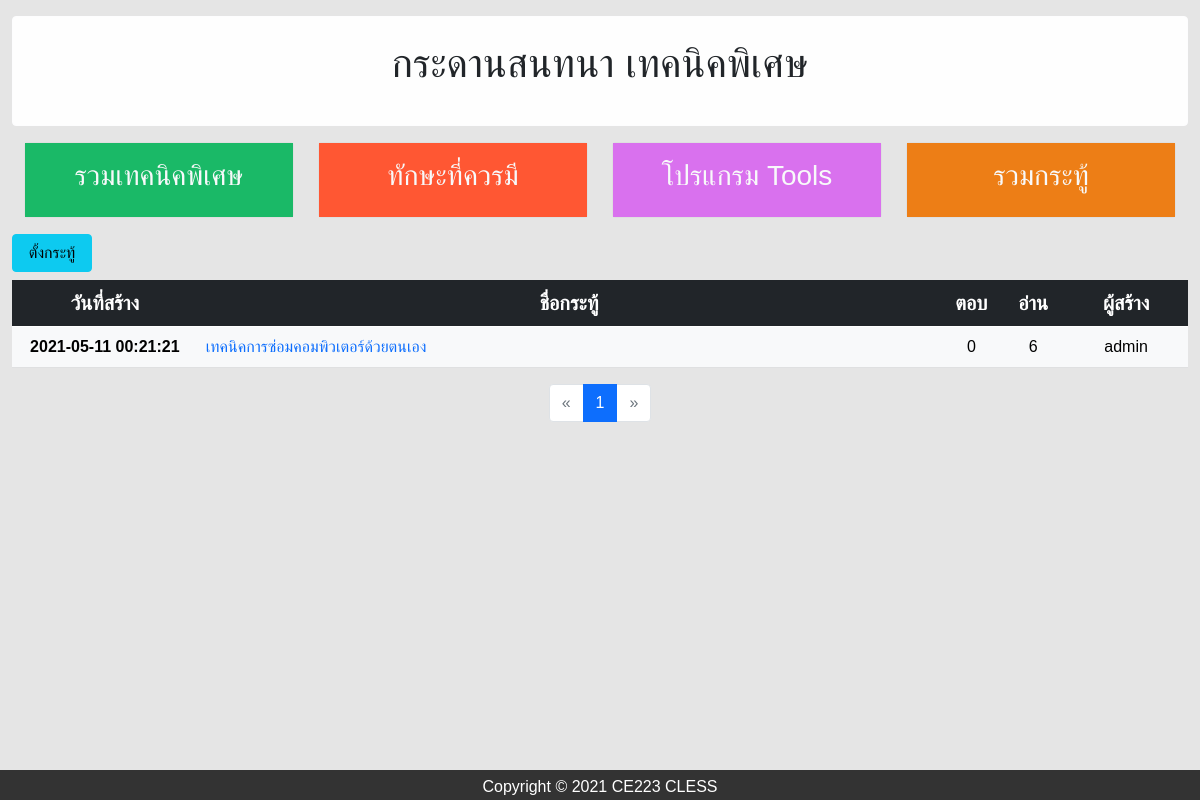
The page /user/blog.php?x=board_tech&cate=1&page on the database its author committed.
### tables this page shows
CREATE TABLE `board` (
  `b_id` int(11) NOT NULL,
  `u_id` int(11) NOT NULL,
  `b_title` text NOT NULL,
  `b_detail` text NOT NULL,
  `b_date` datetime NOT NULL,
  `b_view` int(10) NOT NULL,
  `b_reply` int(10) NOT NULL,
  `b_cate` varchar(1) NOT NULL
);

CREATE TABLE `masterlogin` (
  `ID` int(11) NOT NULL,
  `username` varchar(20) NOT NULL,
  `email` varchar(50) NOT NULL,
  `password` varchar(20) NOT NULL,
  `firstname` varchar(50) NOT NULL,
  `lastname` varchar(50) NOT NULL,
  `address` varchar(100) NOT NULL,
  `phone` varchar(10) NOT NULL,
  `role` varchar(5) NOT NULL,
  `text` varchar(200) NOT NULL,
  `nickname` varchar(20) NOT NULL,
  `sex` varchar(4) NOT NULL,
  `Github` varchar(50) NOT NULL,
  `Twitter` varchar(50) NOT NULL,
  `Instagram` varchar(50) NOT NULL,
  `Facebook` varchar(50) NOT NULL,
  `image` text NOT NULL
);

### user/webboard/board_tech.php (the view, shortened to what this page needs)
    <div class="container">
      <div class="row">
        <div class="col-12 col-sm-12 mt-3">
          <div class="alert alert-light" role="alert">
           <p class="fs-1 text-dark" align="center">กระดานสนทนา เทคนิคพิเศษ</p>
          </div>
        </div>
      </div>
      <div class="container">
      <div class="row">
      <div class="col-6 col-sm-3 text-center">
      <div class="card">
            <div class="card-body" style="background-color:#1AB967;">
            <a href="blog.php?x=board_tech&cate=1&page" ><h3 class="text-light">รวมเทคนิคพิเศษ </h3></a>
          </div>
          </div>
        </div>
        <div class="col-6 col-sm-3 text-center">
          <div class="card">
            <div class="card-body"style="background-color:#FF5733;">
          <a href="blog.php?x=board_skill&cate=2&page" ><h3 class="text-light">ทักษะที่ควรมี</h3></a>
          </div>
          </div>
        </div>
        <div class="col-6 col-sm-3 text-center">
          <div class="card">
            <div class="card-body" style="background-color:#D971EE;">
          <a href="blog.php?x=board_tool&cate=3&page" ><h3 class="text-light">โปรแกรม Tools</h3></a>
          </div>
          </div>
        </div>
        <div class="col-6 col-sm-3 text-center">
          <div class="card">
            <div class="card-body" style="background-color:#ED7E16;">
          <a href="blog.php?x=&page" ><h3 class="text-light">รวมกระทู้ </h3></a>
          </div>
          </div>
        </div>
        </div>
        </div>
        <div class="row">
        <div class="col-12 col-sm-12 mt-3">
        <div class="btn-group" style="width: 5rem;">
          <a href="webboard/ques_board.php?x=board_tech&cate=1" class="btn btn-info">ตั้งกระทู้</a>
        </div>
        </div>
        </div>
        <div class="col-12 col-sm-12 mt-2">
          <table class="table table-light ">
            <thead>
              <tr class="fs-5 table-dark">
                <th scope="col" width="15%" class="text-center">วันที่สร้าง</th>
                <th scope="col" width="60%" class="text-center">ชื่อกระทู้</th>
                <th scope="col" width="5%" class="text-center">ตอบ</th>
                <th scope="col" width="5%" class="text-center">อ่าน</th>
                <th scope="col" width="10%" class="text-center">ผู้สร้าง</th>
              </tr>
            </thead>
            <tbody>
            <?php
            $page = $_GET['page'];
            $per_page = 10;
            $cate = $_GET['cate'];
            if($page==""){$page=1;}
            $res = $db->query("SELECT COUNT(*) FROM board WHERE b_cate='$cate'");
            $num_rows = $res->fetchColumn();
            $total_page =ceil($num_rows/$per_page);
            $start = ($page-1)*$per_page;
            $select_stmt = $db->prepare("SELECT * FROM board LEFT JOIN masterlogin ON board.u_id = masterlogin.ID WHERE board.b_cate='$cate' Order By b_id DESC LIMIT $start,10");
            $select_stmt->execute();
            while($row = $select_stmt->fetch(PDO::FETCH_ASSOC)) {
            ?>
              <tr>
                <th class="text-center"><?php echo $row['b_date']?></th>
                <td><a href="blog.php?x=show&b_id=<?php echo $row['b_id']?>&cate=<?php echo $cate;?>&page"><?php echo $row['b_title']?></td>
                <td class="text-center"><?php echo $row['b_reply']?></td>
                <td class="text-center"><?php echo $row['b_view']?></td>
                <td class="text-center"><?php echo $row['username']?></td>
              </tr>
              <?php } ?>
            </tbody>
          </table>
          <nav aria-label="Page navigation example">
          <ul class="pagination justify-content-center">
            <li <?php if($page == 1) {echo 'class="page-item disabled"';}
                  else echo 'class="page-item"';?>>
              <a class="page-link" href="blog.php?x=board_tech&cate=1&page=<?php echo $page-1; ?>" aria-label="Previous">
                <span aria-hidden="true">&laquo;</span>
              </a>
            </li>
            <?php for($i=1;$i<=$total_page;$i++){ ?>
            <li <?php if($page == $i) echo 'class="page-item active"' ;?>><a class="page-link" href="blog.php?x=board_tech&cate=1&page=<?php echo($i); ?>"><?php echo $i;?></a></li>
              <?php } ?>
            <li <?php if($page >= $total_page) {echo 'class="page-item disabled"';}
                  else echo 'class="page-item"';?>>
              <a class="page-link" href="blog.php?x=board_tech&cate=1&page=<?php echo $page+1; ?>" aria-label="Next">
        <span aria-hidden="true">&raquo;</span>
      </a>
    </li>
  </ul>
</nav>
        </div>
      </div>

### style.css (style rules this page uses)
.container { max-width: 1300px; }
body { position: relative; padding-bottom: 58px; min-height: 100vh; }
* { margin: 0; padding: 0; box-sizing: border-box; font-family: 'Poppins' , sans-serif; }

### user/blog.php (style rules this page uses)
A:link { text-decoration:none; }

### rows shown on the page
board: b_date "2021-05-11 00:21:21", b_title "เทคนิคการซ่อมคอมพิวเตอร์ด้วยตนเอง", b_reply "0", b_view "6", u.username "admin"
